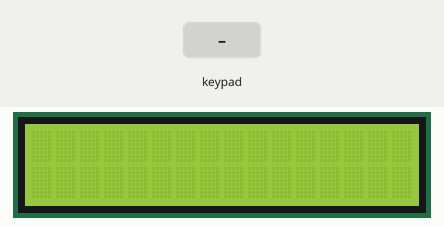
Simulated run of this sketch. Board: Arduino Uno, built with avr-gcc and run on an emulated ATmega328P. On the bench: 16×2 character LCD. The inputs (shaded band) are chosen by the test bench.

Above: at 1.2 s.
1.3 s: keypad keys 9 8 7 6 * pressed 0.4 s apart
At 3.5 s:
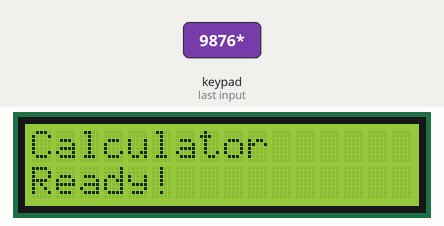
6.3 s: keypad keys 9 8 7 6 A pressed 0.4 s apart
At 9.2 s:
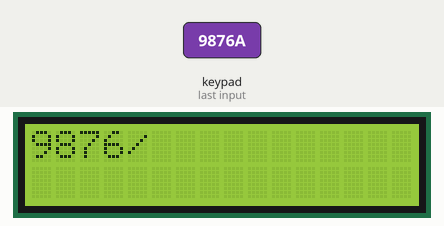
9.8 s: keypad keys 9 8 7 6 # pressed 0.4 s apart
At 12.2 s:
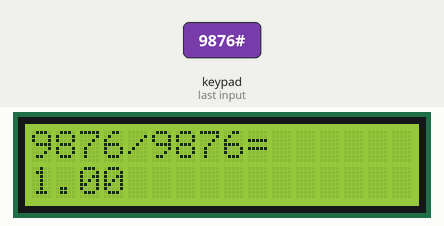
13.4 s: key '*' pressed
At 14.5 s:
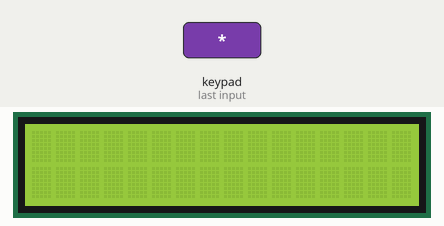
14.9 s: keypad keys 9 8 7 6 D pressed 0.4 s apart
At 17.9 s:
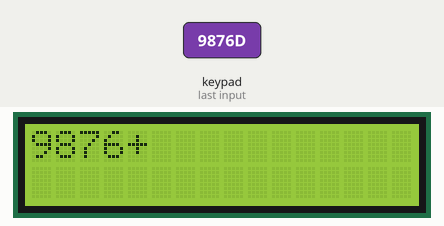
18.4 s: keypad keys 5 4 3 2 # pressed 0.4 s apart
At 21.4 s:
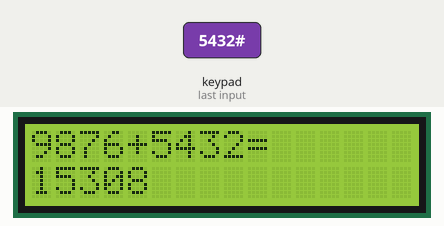
Timing chart, 0 to 22.9 s (numbered marks = the images above; inputs shaded):
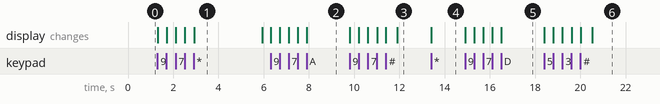

Measured:
- after the input at 1.3 s, the display: first changes at once (image 1 shows a later state)
- after the input at 6.3 s, the display: first changes at once (image 2 shows a later state)
- after the input at 9.8 s, the display: first changes at once (image 3 shows a later state)
- after the input at 13.4 s, the display: changes at once (image 4)
- after the input at 14.9 s, the display: first changes at once (image 5 shows a later state)
- after the input at 18.4 s, the display: first changes at once (image 6 shows a later state)
- what the display in image 1 shows lasts 3.0 s, from 2.9 s to 5.9 s

The sketch:

calculator.ino
```cpp
#include <LiquidCrystal_I2C.h>
#include <Keypad.h>

LiquidCrystal_I2C lcd(0x27, 16, 2);

const byte ROWS = 4;
const byte COLS = 4;

char keys[ROWS][COLS] = {
  {'1', '2', '3', 'A'},
  {'4', '5', '6', 'B'},
  {'7', '8', '9', 'C'},
  {'*', '0', '#', 'D'}
};

byte rowPins[ROWS] = {9, 8, 7, 6};
byte colPins[COLS] = {5, 4, 3, 2};

Keypad keypad = Keypad(makeKeymap(keys), rowPins, colPins, ROWS, COLS);

long firstNumber = 0;
long secondNumber = 0;
char operation = '\0';

String firstInput = "";
String secondInput = "";

bool enteringFirstNumber = true;
bool enteringSecondNumber = false;
bool resultDisplayed = false;

bool readyShown = false;
bool showingReady = false;
unsigned long readyStartTime = 0;

const long MAX_LONG = 2147483647;

void setup() {
  lcd.init();
  lcd.backlight();
  lcd.clear();
}

void loop() {

  if (showingReady) {
    if (millis() - readyStartTime >= 3000) {
      showingReady = false;
      lcd.clear();
    }
    return;
  }

  char key = keypad.getKey();

  if (!key) {
    return;
  }

  if (key == '*') {

    firstNumber = 0;
    secondNumber = 0;
    operation = '\0';

    firstInput = "";
    secondInput = "";

    enteringFirstNumber = true;
    enteringSecondNumber = false;
    resultDisplayed = false;

    if (!readyShown) {

      lcd.clear();
      lcd.setCursor(0, 0);
      lcd.print("Calculator");
      lcd.setCursor(0, 1);
      lcd.print("Ready!");

      readyShown = true;
      showingReady = true;
      readyStartTime = millis();

    } else {

      lcd.clear();
    }

    return;
  }

  if (resultDisplayed) {
    return;
  }

  if (enteringFirstNumber) {

    if (key >= '0' && key <= '9') {

      int digit = key - '0';

      if (firstNumber > (MAX_LONG - digit) / 10) {
        lcd.clear();
        lcd.print("Error: Too large");
        resultDisplayed = true;
        return;
      }

      firstNumber = firstNumber * 10 + digit;
      firstInput += key;
      lcd.print(key);
    }

    else if (key == 'A' || key == 'B' || key == 'C' || key == 'D') {

      if (firstInput.length() > 0) {

        operation = key;
        enteringFirstNumber = false;
        enteringSecondNumber = true;

        if (key == 'A') lcd.print("/");
        else if (key == 'B') lcd.print("x");
        else if (key == 'C') lcd.print("-");
        else if (key == 'D') lcd.print("+");
      }
    }
  }

  else if (enteringSecondNumber) {

    if (key >= '0' && key <= '9') {

      int digit = key - '0';

      if (secondNumber > (MAX_LONG - digit) / 10) {
        lcd.clear();
        lcd.print("Error: Too large");
        resultDisplayed = true;
        return;
      }

      secondNumber = secondNumber * 10 + digit;
      secondInput += key;
      lcd.print(key);
    }

    else if (key == '#') {

      if (secondInput.length() > 0) {

        lcd.print("=");
        delay(500);

        if (operation == 'A') {

          if (secondNumber == 0) {
            lcd.clear();
            lcd.print("Error: Div by 0");
          }
          else {
            float result = (float)firstNumber / secondNumber;
            lcd.setCursor(0, 1);
            lcd.print(result);
          }
        }

        else if (operation == 'B') {

          if (firstNumber != 0 &&
              secondNumber > MAX_LONG / firstNumber) {
            lcd.clear();
            lcd.print("Error: Too large");
          }
          else {
            long result = firstNumber * secondNumber;
            lcd.setCursor(0, 1);
            lcd.print(result);
          }
        }

        else if (operation == 'C') {

          long result = firstNumber - secondNumber;
          lcd.setCursor(0, 1);
          lcd.print(result);
        }

        else if (operation == 'D') {

          if (secondNumber > MAX_LONG - firstNumber) {
            lcd.clear();
            lcd.print("Error: Too large");
          }
          else {
            long result = firstNumber + secondNumber;
            lcd.setCursor(0, 1);
            lcd.print(result);
          }
        }

        resultDisplayed = true;
      }
    }
  }
}
```
